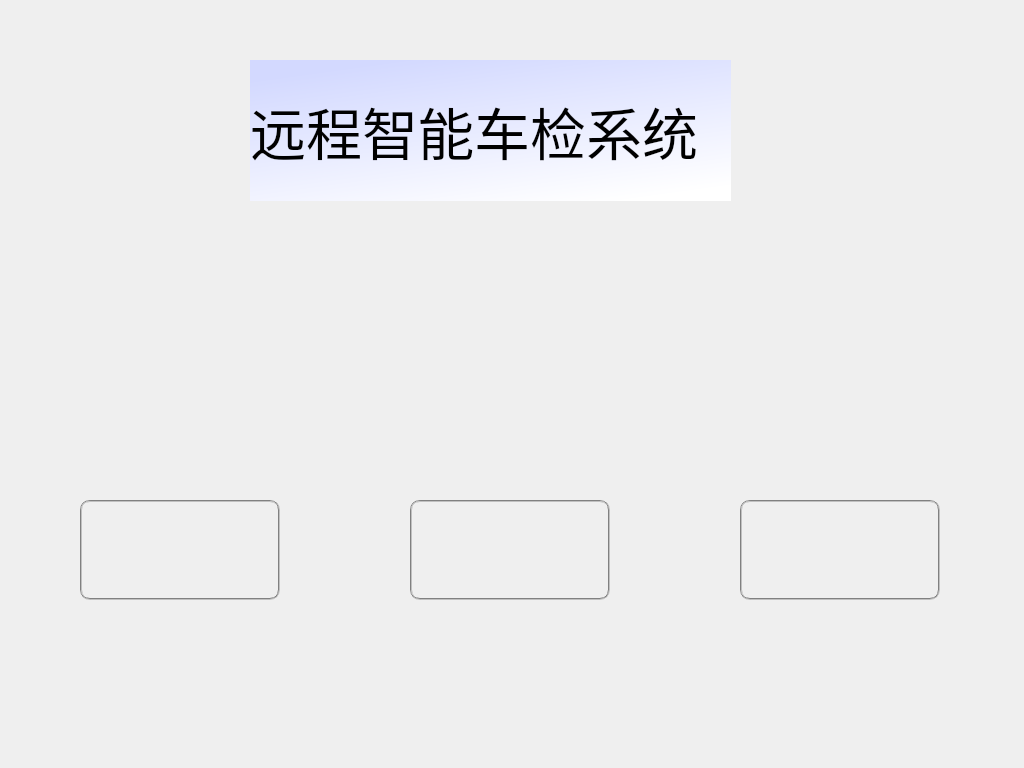
<?xml version="1.0" encoding="UTF-8"?>
<ui version="4.0">
 <class>VehicleManageClass</class>
 <widget class="QMainWindow" name="VehicleManageClass">
  <property name="geometry">
   <rect>
    <x>0</x>
    <y>0</y>
    <width>1024</width>
    <height>768</height>
   </rect>
  </property>
  <property name="windowTitle">
   <string>VehicleManage</string>
  </property>
  <property name="styleSheet">
   <string notr="true">border-image: url(:/Resources/Images/background.png);
</string>
  </property>
  <widget class="QWidget" name="centralWidget">
   <widget class="QPushButton" name="pBtnSelect">
    <property name="geometry">
     <rect>
      <x>410</x>
      <y>500</y>
      <width>200</width>
      <height>100</height>
     </rect>
    </property>
    <property name="font">
     <font>
      <pointsize>22</pointsize>
     </font>
    </property>
    <property name="styleSheet">
     <string notr="true">border:2px groove gray;border-radius:10px;padding:2px 4px;
border-image: url(:/Resources/Images/selecton.png);</string>
    </property>
    <property name="text">
     <string/>
    </property>
   </widget>
   <widget class="QPushButton" name="pBtnCheck">
    <property name="geometry">
     <rect>
      <x>80</x>
      <y>500</y>
      <width>200</width>
      <height>100</height>
     </rect>
    </property>
    <property name="font">
     <font>
      <pointsize>22</pointsize>
     </font>
    </property>
    <property name="styleSheet">
     <string notr="true">border:2px groove gray;border-radius:10px;padding:2px 4px;
border-image: url(:/Resources/Images/checkon.png);</string>
    </property>
    <property name="text">
     <string/>
    </property>
   </widget>
   <widget class="QPushButton" name="pBtnMortgage">
    <property name="geometry">
     <rect>
      <x>740</x>
      <y>500</y>
      <width>200</width>
      <height>100</height>
     </rect>
    </property>
    <property name="font">
     <font>
      <pointsize>22</pointsize>
     </font>
    </property>
    <property name="styleSheet">
     <string notr="true">border:2px groove gray;border-radius:10px;padding:2px 4px;
border-image: url(:/Resources/Images/mortgageon.png);</string>
    </property>
    <property name="text">
     <string/>
    </property>
   </widget>
   <widget class="QLabel" name="labelTitle">
    <property name="geometry">
     <rect>
      <x>250</x>
      <y>60</y>
      <width>481</width>
      <height>141</height>
     </rect>
    </property>
    <property name="font">
     <font>
      <family>宋体</family>
      <pointsize>42</pointsize>
     </font>
    </property>
    <property name="styleSheet">
     <string notr="true">background-color: qlineargradient(spread:pad, x1:0.3125, y1:0, x2:0.784, y2:1, stop:0 rgba(211, 217, 255, 255), stop:1 rgba(255, 255, 255, 255));</string>
    </property>
    <property name="text">
     <string>远程智能车检系统</string>
    </property>
   </widget>
  </widget>
 </widget>
 <layoutdefault spacing="6" margin="11"/>
 <resources>
  <include location="vehiclemanage.qrc"/>
 </resources>
 <connections/>
</ui>
